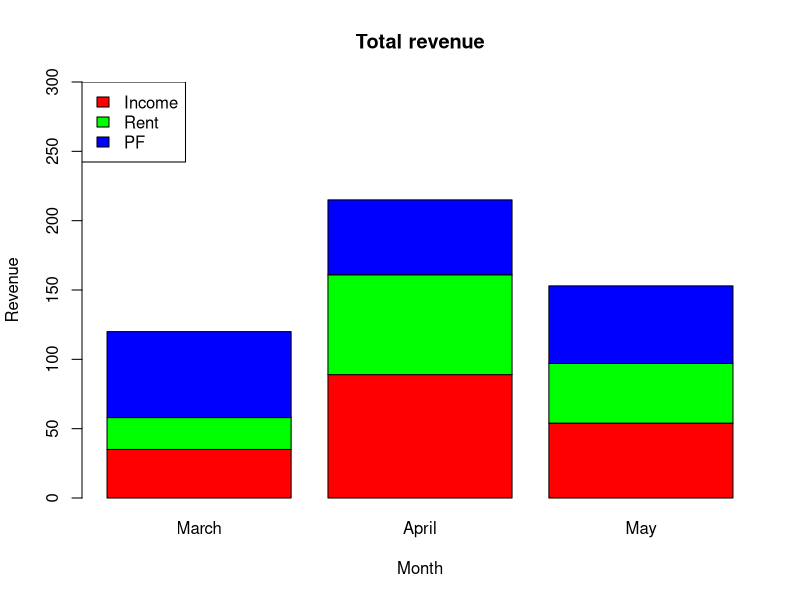

Write R code to recreate this figure.
# Bar Plot 2:

values = matrix(c(35, 89, 54, 23, 72, 43, 62, 54, 56), 
                nrow = 3, 
                ncol = 3, 
                byrow = TRUE)

months = c("March", "April", "May")

revs = c("Income", "Rent", "PF")

print(values)

barplot(values, 
        names.arg = months, 
        main = "Total revenue", 
        xlab = "Month", 
        ylab="Revenue", 
        col = rainbow(length(months)), 
        ylim = c(0, 300))

legend("topleft", 
        revs, 
        fill=rainbow(length(months)))